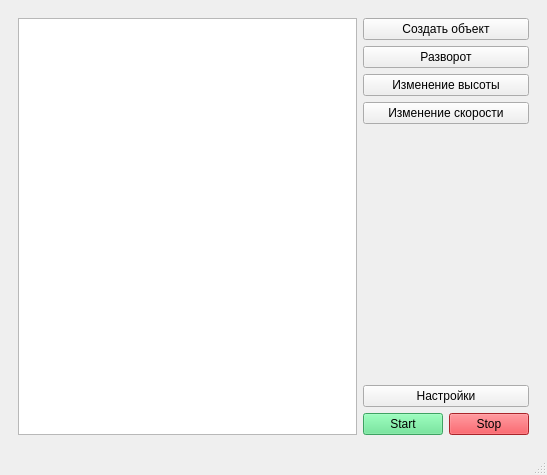
<?xml version="1.0" encoding="UTF-8"?>
<ui version="4.0">
 <class>MainWindow</class>
 <widget class="QMainWindow" name="MainWindow">
  <property name="geometry">
   <rect>
    <x>0</x>
    <y>0</y>
    <width>547</width>
    <height>475</height>
   </rect>
  </property>
  <property name="windowTitle">
   <string>MainWindow</string>
  </property>
  <widget class="QWidget" name="centralwidget">
   <layout class="QVBoxLayout" name="verticalLayout_2">
    <property name="leftMargin">
     <number>18</number>
    </property>
    <property name="topMargin">
     <number>18</number>
    </property>
    <property name="rightMargin">
     <number>18</number>
    </property>
    <property name="bottomMargin">
     <number>18</number>
    </property>
    <item>
     <layout class="QHBoxLayout" name="horizontalLayout">
      <item>
       <widget class="QListWidget" name="aircraft"/>
      </item>
      <item>
       <layout class="QVBoxLayout" name="verticalLayout">
        <item>
         <widget class="QPushButton" name="createObjectButton">
          <property name="text">
           <string>Создать объект</string>
          </property>
         </widget>
        </item>
        <item>
         <widget class="QPushButton" name="centerfoldButton">
          <property name="text">
           <string>Разворот</string>
          </property>
         </widget>
        </item>
        <item>
         <widget class="QPushButton" name="changeHeightButton">
          <property name="text">
           <string>Изменение высоты</string>
          </property>
         </widget>
        </item>
        <item>
         <widget class="QPushButton" name="changeSpeedButton">
          <property name="text">
           <string>Изменение скорости</string>
          </property>
         </widget>
        </item>
        <item>
         <spacer name="verticalSpacer">
          <property name="orientation">
           <enum>Qt::Vertical</enum>
          </property>
          <property name="sizeHint" stdset="0">
           <size>
            <width>20</width>
            <height>40</height>
           </size>
          </property>
         </spacer>
        </item>
        <item>
         <widget class="QPushButton" name="settingButton">
          <property name="text">
           <string>Настройки</string>
          </property>
         </widget>
        </item>
        <item>
         <layout class="QHBoxLayout" name="horizontalLayout_2">
          <item>
           <widget class="QPushButton" name="startButton">
            <property name="autoFillBackground">
             <bool>false</bool>
            </property>
            <property name="styleSheet">
             <string notr="true">background-color: rgb(87, 227, 137)</string>
            </property>
            <property name="text">
             <string>Start</string>
            </property>
           </widget>
          </item>
          <item>
           <widget class="QPushButton" name="stopButton">
            <property name="enabled">
             <bool>true</bool>
            </property>
            <property name="styleSheet">
             <string notr="true">background-color: rgb(237, 51, 59)</string>
            </property>
            <property name="text">
             <string>Stop</string>
            </property>
           </widget>
          </item>
         </layout>
        </item>
       </layout>
      </item>
     </layout>
    </item>
   </layout>
  </widget>
  <widget class="QMenuBar" name="menubar">
   <property name="geometry">
    <rect>
     <x>0</x>
     <y>0</y>
     <width>547</width>
     <height>22</height>
    </rect>
   </property>
  </widget>
  <widget class="QStatusBar" name="statusbar"/>
  <action name="actionShow_signals">
   <property name="text">
    <string>Show signals</string>
   </property>
  </action>
 </widget>
 <resources/>
 <connections/>
</ui>
